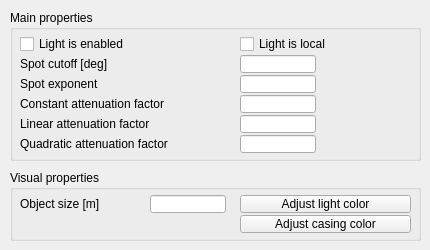
<?xml version="1.0" encoding="UTF-8"?>
<ui version="4.0">
 <class>CQDlgLights</class>
 <widget class="QDialog" name="CQDlgLights">
  <property name="geometry">
   <rect>
    <x>0</x>
    <y>0</y>
    <width>430</width>
    <height>250</height>
   </rect>
  </property>
  <property name="windowTitle">
   <string>Light Properties</string>
  </property>
  <property name="locale">
   <locale language="English" country="UnitedStates"/>
  </property>
  <widget class="QGroupBox" name="groupBox">
   <property name="geometry">
    <rect>
     <x>10</x>
     <y>10</y>
     <width>411</width>
     <height>151</height>
    </rect>
   </property>
   <property name="title">
    <string>Main properties</string>
   </property>
   <property name="flat">
    <bool>false</bool>
   </property>
   <widget class="QCheckBox" name="qqEnabled">
    <property name="geometry">
     <rect>
      <x>10</x>
      <y>25</y>
      <width>201</width>
      <height>18</height>
     </rect>
    </property>
    <property name="focusPolicy">
     <enum>Qt::StrongFocus</enum>
    </property>
    <property name="text">
     <string>Light is enabled</string>
    </property>
   </widget>
   <widget class="QCheckBox" name="qqLocal">
    <property name="geometry">
     <rect>
      <x>230</x>
      <y>25</y>
      <width>171</width>
      <height>18</height>
     </rect>
    </property>
    <property name="focusPolicy">
     <enum>Qt::StrongFocus</enum>
    </property>
    <property name="text">
     <string>Light is local</string>
    </property>
   </widget>
   <widget class="QLabel" name="label_2">
    <property name="geometry">
     <rect>
      <x>10</x>
      <y>65</y>
      <width>171</width>
      <height>18</height>
     </rect>
    </property>
    <property name="text">
     <string>Spot exponent</string>
    </property>
   </widget>
   <widget class="QLineEdit" name="qqSpotExponent">
    <property name="geometry">
     <rect>
      <x>230</x>
      <y>65</y>
      <width>76</width>
      <height>18</height>
     </rect>
    </property>
   </widget>
   <widget class="QLineEdit" name="qqConstantFactor">
    <property name="geometry">
     <rect>
      <x>230</x>
      <y>85</y>
      <width>76</width>
      <height>18</height>
     </rect>
    </property>
   </widget>
   <widget class="QLabel" name="label_3">
    <property name="geometry">
     <rect>
      <x>10</x>
      <y>85</y>
      <width>221</width>
      <height>18</height>
     </rect>
    </property>
    <property name="text">
     <string>Constant attenuation factor</string>
    </property>
   </widget>
   <widget class="QLabel" name="label_4">
    <property name="geometry">
     <rect>
      <x>10</x>
      <y>105</y>
      <width>221</width>
      <height>18</height>
     </rect>
    </property>
    <property name="text">
     <string>Linear attenuation factor</string>
    </property>
   </widget>
   <widget class="QLineEdit" name="qqLinearFactor">
    <property name="geometry">
     <rect>
      <x>230</x>
      <y>105</y>
      <width>76</width>
      <height>18</height>
     </rect>
    </property>
   </widget>
   <widget class="QLabel" name="label_5">
    <property name="geometry">
     <rect>
      <x>10</x>
      <y>125</y>
      <width>221</width>
      <height>18</height>
     </rect>
    </property>
    <property name="text">
     <string>Quadratic attenuation factor</string>
    </property>
   </widget>
   <widget class="QLineEdit" name="qqQuadraticFactor">
    <property name="geometry">
     <rect>
      <x>230</x>
      <y>125</y>
      <width>76</width>
      <height>18</height>
     </rect>
    </property>
   </widget>
   <widget class="QLineEdit" name="qqSpotCutoff">
    <property name="geometry">
     <rect>
      <x>230</x>
      <y>45</y>
      <width>76</width>
      <height>18</height>
     </rect>
    </property>
   </widget>
   <widget class="QLabel" name="label_6">
    <property name="geometry">
     <rect>
      <x>10</x>
      <y>45</y>
      <width>201</width>
      <height>18</height>
     </rect>
    </property>
    <property name="text">
     <string>Spot cutoff [deg]</string>
    </property>
   </widget>
  </widget>
  <widget class="QGroupBox" name="groupBox_2">
   <property name="geometry">
    <rect>
     <x>10</x>
     <y>170</y>
     <width>411</width>
     <height>71</height>
    </rect>
   </property>
   <property name="title">
    <string>Visual properties</string>
   </property>
   <property name="flat">
    <bool>false</bool>
   </property>
   <widget class="QToolButton" name="qqLightColor">
    <property name="geometry">
     <rect>
      <x>230</x>
      <y>25</y>
      <width>171</width>
      <height>18</height>
     </rect>
    </property>
    <property name="focusPolicy">
     <enum>Qt::StrongFocus</enum>
    </property>
    <property name="text">
     <string>Adjust light color</string>
    </property>
   </widget>
   <widget class="QToolButton" name="qqCasingColor">
    <property name="geometry">
     <rect>
      <x>230</x>
      <y>45</y>
      <width>171</width>
      <height>18</height>
     </rect>
    </property>
    <property name="focusPolicy">
     <enum>Qt::StrongFocus</enum>
    </property>
    <property name="text">
     <string>Adjust casing color</string>
    </property>
   </widget>
   <widget class="QLineEdit" name="qqSize">
    <property name="geometry">
     <rect>
      <x>140</x>
      <y>25</y>
      <width>76</width>
      <height>18</height>
     </rect>
    </property>
   </widget>
   <widget class="QLabel" name="label">
    <property name="geometry">
     <rect>
      <x>10</x>
      <y>25</y>
      <width>131</width>
      <height>18</height>
     </rect>
    </property>
    <property name="text">
     <string>Object size [m]</string>
    </property>
   </widget>
  </widget>
 </widget>
 <tabstops>
  <tabstop>qqEnabled</tabstop>
  <tabstop>qqLocal</tabstop>
  <tabstop>qqSpotCutoff</tabstop>
  <tabstop>qqSpotExponent</tabstop>
  <tabstop>qqConstantFactor</tabstop>
  <tabstop>qqLinearFactor</tabstop>
  <tabstop>qqQuadraticFactor</tabstop>
  <tabstop>qqSize</tabstop>
  <tabstop>qqLightColor</tabstop>
  <tabstop>qqCasingColor</tabstop>
 </tabstops>
 <resources/>
 <connections/>
</ui>
